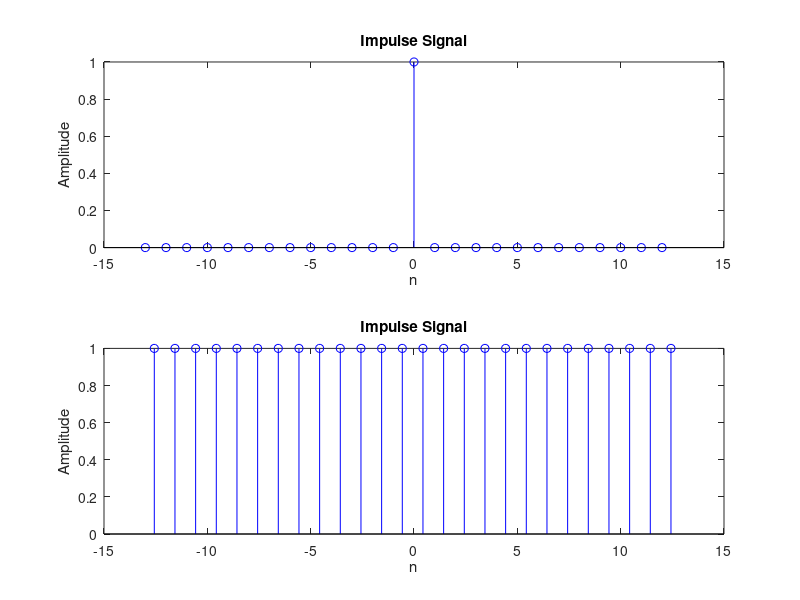

Here is the MATLAB script that generated this plot:
clc;
clear all;
clf;

w = -4*pi : 4*pi;
l = length(w);
y = ones(1,l);

n = -(l/2) : 1 : (l/2) - 1;
x = [zeros(1, (l/2)) 1 zeros(1, (l/2)-1)];

#Plotting input
subplot(2, 1, 1);
stem(n, x, 'b');
xlabel("n");
ylabel("Amplitude");
title("Impulse Signal");

#Plotting output
subplot(2, 1, 2);
stem(w, y, 'b');
xlabel("n");
ylabel("Amplitude");
title("Impulse Signal");